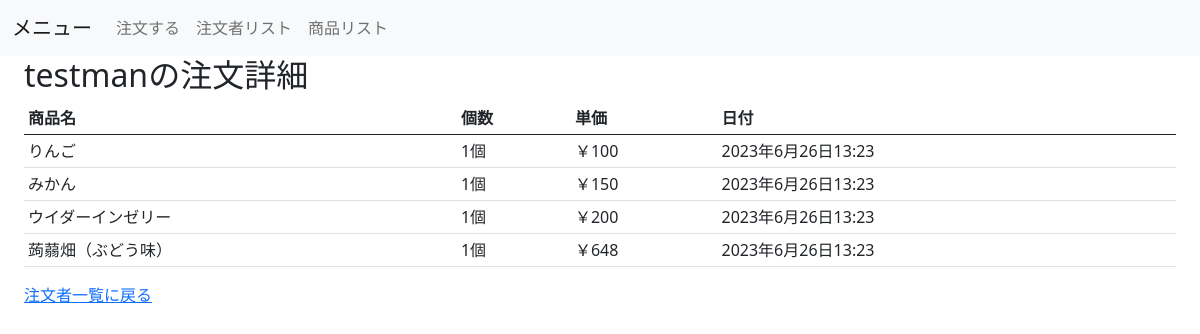
The page /market/ordered_list/testman on the database its author committed.
### market/models.py (models this page shows, shortened)
class Order(models.Model):
    date = models.DateTimeField(
        verbose_name='注文日時',
        auto_now=True
    )
    goods = models.ForeignKey(
        'Goods',
        verbose_name='注文商品',
        on_delete=models.CASCADE
    )
    amount = models.IntegerField(
        verbose_name='注文数'
    )
    ordered_by = models.CharField(
        verbose_name='注文者',
        max_length=50
    )
    class Meta:
        verbose_name = ('注文')
        verbose_name_plural = ('注文')

class Goods(models.Model):
    name = models.CharField(
        verbose_name='商品名',
        max_length=200
    )
    price = models.IntegerField(
        verbose_name='単価'
    )
    description = models.TextField(
        verbose_name='説明',
        max_length=500
    )
    class Meta:
        verbose_name = ('商品')
        verbose_name_plural = ('商品')

### market/views.py (the view)
# urls.py: path('ordered_list/<str:ordered_by>', views.OrderedListView.as_view(), name='ordered_list'),
class OrderedListView(generic.ListView):
    template_name = 'market/ordered_list.html'
    context_object_name = 'order_list'
    def get_queryset(self):
        param = self.kwargs['ordered_by']
        return Order.objects.filter(ordered_by=param)
    def get_context_data(self, **kwargs):
        context = super().get_context_data(**kwargs)
        context['ordered'] = self.kwargs['ordered_by']
        return context

### market/templatetags/extra_tags.py (called while the page is built)
@register.filter
def multiply(v1, v2):
    return v1 * v2

### templates/market/ordered_list.html
{% extends "market/base.html" %}
{% block content %}
{% load extra_tags %}
<h2>{{ ordered }}の注文詳細</h2>
<table class="table table-sm">
    <thead>
        <tr>
            <th>商品名</th>
            <th>個数</th>
            <th>単価</th>
            <th>日付</th>
        </tr>
    </thead>
    {% for order in order_list %}
    <tr>
        <td>{{ order.goods.name }}</td>
        <td>{{ order.amount }}個</td>
        <td>￥{{ order.goods.price | multiply:order.amount }}</td>
        <td>{{ order.date }}</td>
    </tr>
    {% endfor %}
</table>
<a href="{% url 'market:order_list' %}">注文者一覧に戻る</a>
{% endblock %}

### rows shown on the page
Order: goods.name "りんご", amount "1", goods.price|multiply "100", date "2023年6月26日13:23"
Order: goods.name "みかん", amount "1", goods.price|multiply "150", date "2023年6月26日13:23"
Order: goods.name "ウイダーインゼリー", amount "1", goods.price|multiply "200", date "2023年6月26日13:23"
Order: goods.name "蒟蒻畑（ぶどう味）", amount "1", goods.price|multiply "648", date "2023年6月26日13:23"

### other values the page prints
{{ ordered }} "testman"
